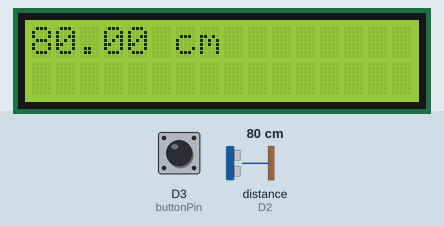
The sketch below on a simulated ESP8266 (NodeMCU). Shown: 16×2 character LCD. Wiring (inferred from the names in the program): ultrasonic range finder: trigger D4; echo D2. The inputs (shaded band) are chosen by the test bench; at power-on: D3 (buttonPin) LOW, distance to the obstacle (sensor on D2) 80 cm. The echo pulse lasts 58.3 µs per cm; WiFi joins after 1.5 s; servers stay silent unless stated; no MQTT or app messages arrive unless stated; what the sketch prints to the serial monitor is not drawn.

Above: at 2.8 s.
2.9 s: D3 (buttonPin) pulled HIGH for 0.25 s
At 3.18 s:
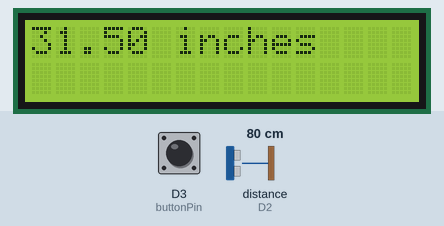
4.8 s: D3 (buttonPin) pulled HIGH for 1 s
At 5.06 s:
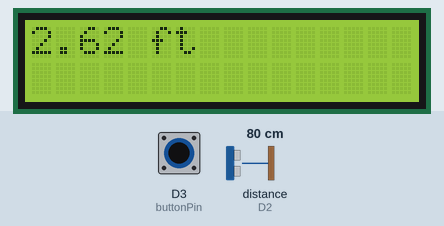
7.6 s: distance to the obstacle (sensor on D2) set to 2 cm
At 7.97 s:
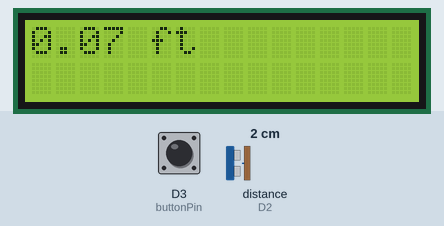
9.2 s: distance to the obstacle (sensor on D2) set to 4 cm
At 9.4 s:
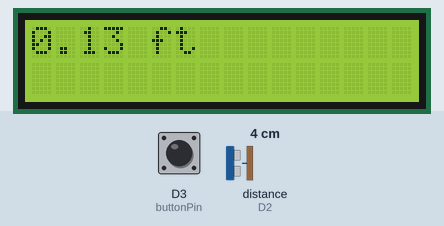
10.7 s: distance to the obstacle (sensor on D2) set to 9 cm
At 11.03 s:
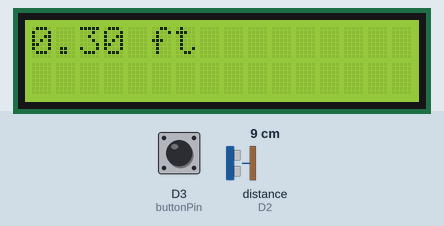
Timing chart, 0 to 13.3 s (numbered marks = the images above; inputs shaded):
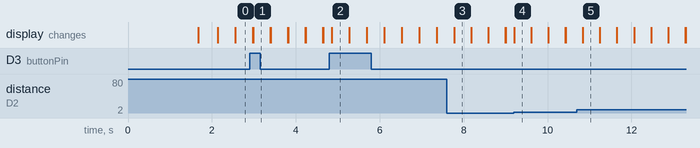

The sketch:

distance_range_estimator.ino
```cpp
#include <ESP8266WiFi.h>
#include <PubSubClient.h>
#include <LiquidCrystal.h>

// Network credentials
// const char* ssid = "HG8145V5_0484D";
// const char* password = "PZz6VKmu";

// const char* ssid = "Nico";
// const char* password = "00000000";

const char* ssid = "Narzo50";
const char* password = "123456789";

// MQTT Broker
const char* mqtt_broker = "broker.hivemq.com";
const char* topic = "distance_range_estimator";
const int mqtt_port = 1883;

WiFiClient espClient;
PubSubClient client(espClient);

#define SOUND_VELOCITY 0.034
#define CM_TO_INCH 0.393701

// Declare the variables
unsigned long lastMsg = 0;
long distance;
int duration;
char msg[50];

// Pins
// const int buttonPin = D2;  // Change D3 to your ESP8266 GPIO pin connected to the button
// int ledConnectionPin = D0;

float distanceCm;
float distanceInch;
float distanceFt;

// Pin mapping to the LCD
const int rs = D1;
const int en = D0;
const int d4 = D8;
const int d5 = D7;
const int d6 = D6;
const int d7 = D5;
const int trigPin = D4;  //left, orange
const int echoPin = D2;  //right

const int buttonPin = D3;

int ctr = 0;

// Variables to hold button state
int buttonState = 0;
int lastButtonState = 0;
int currentState = 0;
const int numberOfStates = 3;

LiquidCrystal lcd(rs, en, d4, d5, d6, d7);

void setup_wifi() {

  // Connect to Wi-Fi
  Serial.println("Connecting to WiFi...");
  WiFi.begin(ssid, password);
  while (WiFi.status() != WL_CONNECTED) {
    delay(200);
    Serial.print(".");
  }

  Serial.println("WiFi connected");
  Serial.println("IP address: ");
  Serial.println(WiFi.localIP());
}

void setup() {
  Serial.begin(115200);
  lcd.begin(16, 2);  // Set the dimensions of the LCD (16x2)
  lcd.println("CONNECTING...");
  setup_wifi();

  client.setServer(mqtt_broker, mqtt_port);

  pinMode(trigPin, OUTPUT);
  pinMode(echoPin, INPUT);

  pinMode(buttonPin, INPUT);

  lcd.clear();
}

void loop() {
  String result = "";
  // Clears the trigPin
  digitalWrite(trigPin, LOW);
  delayMicroseconds(2);
  // Sets the trigPin on HIGH state for 10 micro seconds
  digitalWrite(trigPin, HIGH);
  delayMicroseconds(10);
  digitalWrite(trigPin, LOW);

  // Reads the echoPin, returns the sound wave travel time in microseconds
  duration = pulseIn(echoPin, HIGH);

  // Calculate the distance
  distanceCm = duration / 29 / 2;

  // Calculate the distance in feet
  distanceFt = distanceCm / 30.48;  // 1 foot = 30.48 cm

  // Calculate the distance in inches
  distanceInch = distanceCm / 2.54;  // 1 inch = 2.54 cm

  buttonState = digitalRead(buttonPin);

  Serial.println("HELLO");
  // If the button is pressed and the previous state was not pressed
  if (buttonState == HIGH && lastButtonState == LOW) {
    // Toggle the LED state
    Serial.println("PRESSED");

    currentState = (currentState + 1) % numberOfStates;
  }

  // Save the current button state for the next loop iteration
  lastButtonState = buttonState;


  switch (currentState) {

    case 0:
      result = String(distanceCm) + " cm";
      lcd.println(result);
      break;
    case 1:
      result = String(distanceInch) + " inches";
      lcd.println(result);
      break;
    case 2:
      result = String(distanceFt) + " ft";
      lcd.println(result);
      break;
  }

  // delay(1000);

  if (!client.connected()) {
    while (!client.connected()) {
      // digitalWrite(ledConnectionPin, LOW);
      Serial.print("Attempting MQTT connection...");

      if (client.connect("ESP8266Client")) {
        // digitalWrite(ledConnectionPin, HIGH);
        Serial.println("connected");

        float dVal = 0;

        switch (currentState) {

          case 0:
            dVal = distanceCm;
            break;
          case 1:
            dVal = distanceInch;
            break;
          case 2:
            dVal = distanceFt;
            break;
        }


        dtostrf(dVal, 1, 2, msg);
        Serial.print("Publish message: ");
        Serial.println(msg);
        client.publish(topic, msg);
        lastMsg = millis();

      } else {
        Serial.print("failed, rc=");
        Serial.print(client.state());
        Serial.println(" try again in 2 seconds");
        delay(2000);
      }
    }
  }

  client.loop();

  delay(200);
  lcd.clear();
}

// const int buttonPin = D3;  // Change this if your button is connected to a different pin

// // Variables to hold button state
// int buttonState = 0;
// int lastButtonState = 0;

// void setup() {
//   // Initialize button pin as an input
//   pinMode(buttonPin, INPUT);
//   Serial.begin(9600);
// }

// void loop() {
//   // Read the state of the button
//   buttonState = digitalRead(buttonPin);

//   // If the button is pressed and the previous state was not pressed
//   if (buttonState == HIGH && lastButtonState == LOW) {
//     // Toggle the LED state
//       Serial.println("PRESSEDD");
//   }

//   // Save the current button state for the next loop iteration
//   lastButtonState = buttonState;
// }


// #include <LiquidCrystal.h>

// Pin mapping to the LCD
// const int rs = D1;
// const int en = D0;
// const int d4 = D8;
// const int d5 = D7;
// const int d6 = D6;
// const int d7 = D5;
// const int trigPin=D4; //left
// const int echoPin=D2; //right

// int duration;
// int distance;

// LiquidCrystal lcd(rs, en, d4, d5, d6, d7); // Initialize the LCD

// void setup() {

//   pinMode(trigPin, OUTPUT);
//   pinMode(echoPin, INPUT);

//   lcd.begin(16, 2); // Set the dimensions of the LCD (16x2)
//   lcd.print(distance);
//   delay(1000);
//   Serial.begin(9600);

// }

// void loop() {
//   // You can add your main code logic here if needed
//   digitalWrite(trigPin, LOW);
//   delayMicroseconds(2);

//   digitalWrite(trigPin, HIGH);
//   delayMicroseconds(10);
//   digitalWrite(trigPin, LOW);

//   duration = pulseIn(echoPin, HIGH);
//   distance = duration/29/2;

//   Serial.print("Distance: ");
//   Serial.println(distance);

//   lcd.clear();
//   lcd.print(distance);
//   lcd.print(" CM");

//   delay(2000);


// }

// void setup() {
//   delay(10000);
//   Serial.begin(115200);
//   Serial.println("Start");
//   Serial.println("---------------");
//   delay(1000);
//   Serial.println("Blink Example");
//   delay(1000);
//   pinMode(LED_BUILTIN, OUTPUT);

// }


// void loop() {
// Serial.println("========================");
// Serial.println("Loop");
//   // put your main code here, to run repeatedly:
//   digitalWrite(LED_BUILTIN, LOW);
//   delay(2000);
//   digitalWrite(LED_BUILTIN, HIGH);
//   delay(2000);
// }
```

Measured:
- after the input at 2.9 s, the display: first differs from a run without the input after 0.08 s (image 1)
- after the input at 4.8 s, the display: changes after 0.06 s (image 2)
- after the input at 7.6 s, the display: first differs from a run without the input after 0.18 s (image 3)
- after the input at 9.2 s, the display: changes at once (image 4)
- after the input at 10.7 s, the display: first differs from a run without the input after 0.14 s (image 5)
- what the display in image 2 shows lasts 0.4 s, from 4.9 s to 5.3 s
